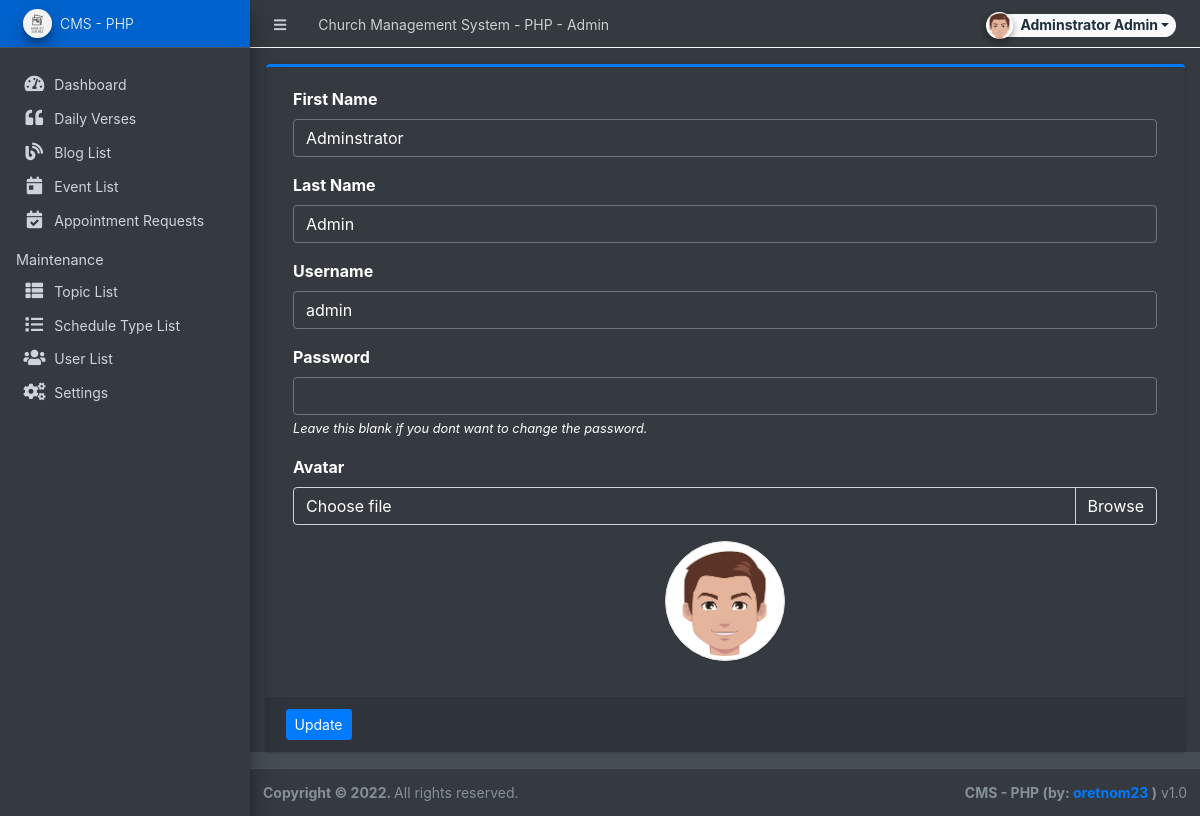
The app's page /admin/?page=user (signed in) with its own data.
### tables this page shows
CREATE TABLE `users` (
  `id` int(50) NOT NULL,
  `firstname` varchar(250) NOT NULL,
  `lastname` varchar(250) NOT NULL,
  `username` text NOT NULL,
  `password` text NOT NULL,
  `avatar` text DEFAULT NULL,
  `last_login` datetime DEFAULT NULL,
  `type` tinyint(1) NOT NULL DEFAULT 0,
  `date_added` datetime NOT NULL DEFAULT current_timestamp(),
  `date_updated` datetime DEFAULT NULL ON UPDATE current_timestamp()
);

### classes/DBConnection.php (called while the page is built, shortened)
<?php
class DBConnection{
    private $host = DB_SERVER;
    private $username = DB_USERNAME;
    private $password = DB_PASSWORD;
    private $database = DB_NAME;
    public $conn;
    public function __construct(){
        if (!isset($this->conn)) {
            $this->conn = new mysqli($this->host, $this->username, $this->password, $this->database);
        }
    }
}
?>

### classes/SystemSettings.php (called while the page is built, shortened)
<?php
class SystemSettings extends DBConnection{
	function userdata($field = ''){
		if(!empty($field)){
			if(isset($_SESSION['userdata'][$field]))
				return $_SESSION['userdata'][$field];
			else
				return null;
		}else{
			return false;
		}
	}
}
$_settings = new SystemSettings();
?>

### config.php (called while the page is built, shortened)
<?php
require_once('classes/DBConnection.php');
require_once('classes/SystemSettings.php');
function validate_image($file){
	if(!empty($file)){
		if(is_file(base_app.$file)){
			return base_url.$file;
		}else{
			return base_url.'dist/img/no-image-available.png';
		}
	}else{
		return base_url.'dist/img/no-image-available.png';
	}
}
?>

### admin/user/index.php (the view, shortened to what this page needs)
<?php
$user = $conn->query("SELECT * FROM users where id ='".$_settings->userdata('id')."'");
foreach($user->fetch_array() as $k =>$v){
	$meta[$k] = $v;
}
?>
<div class="card card-outline card-primary">
	<div class="card-body">
		<div class="container-fluid">
			<form action="" id="manage-user">
				<div class="form-group">
					<label for="name">First Name</label>
					<input type="text" name="firstname" id="firstname" class="form-control" value="<?php echo isset($meta['firstname']) ? $meta['firstname']: '' ?>" required>
				</div>
				<div class="form-group">
					<label for="name">Last Name</label>
					<input type="text" name="lastname" id="lastname" class="form-control" value="<?php echo isset($meta['lastname']) ? $meta['lastname']: '' ?>" required>
				</div>
				<div class="form-group">
					<label for="username">Username</label>
					<input type="text" name="username" id="username" class="form-control" value="<?php echo isset($meta['username']) ? $meta['username']: '' ?>" required  autocomplete="off">
				</div>
				<div class="form-group">
					<label for="password">Password</label>
					<input type="password" name="password" id="password" class="form-control" value="" autocomplete="off">
					<small><i>Leave this blank if you dont want to change the password.</i></small>
				</div>
				<div class="form-group">
					<label for="" class="control-label">Avatar</label>
					<div class="custom-file">
		              <label class="custom-file-label" for="customFile">Choose file</label>
		            </div>
				</div>
				<div class="form-group d-flex justify-content-center">
					<img src="<?php echo validate_image(isset($meta['avatar']) ? $meta['avatar'] :'') ?>" alt="" id="cimg" class="img-fluid img-thumbnail">
				</div>
			</form>
		</div>
	</div>
	<div class="card-footer">
			<div class="col-md-12">
				<div class="row">
					<button class="btn btn-sm btn-primary" form="manage-user">Update</button>
				</div>
			</div>
		</div>
</div>

### admin/user/index.php (style rules this page uses)
img#cimg { height: 15vh; width: 15vh; object-fit: cover; border-radius: 100% 100%; }

### records on screen
users: firstname "Adminstrator", lastname "Admin", username "admin", avatar (picture)

### other values on screen
$_settings->info('name') "Church Management System - PHP"
$_settings->userdata('firstname').' '.$_settings->userdata('lastname') "Adminstrator Admin"
$_settings->info('short_name') "CMS - PHP"
